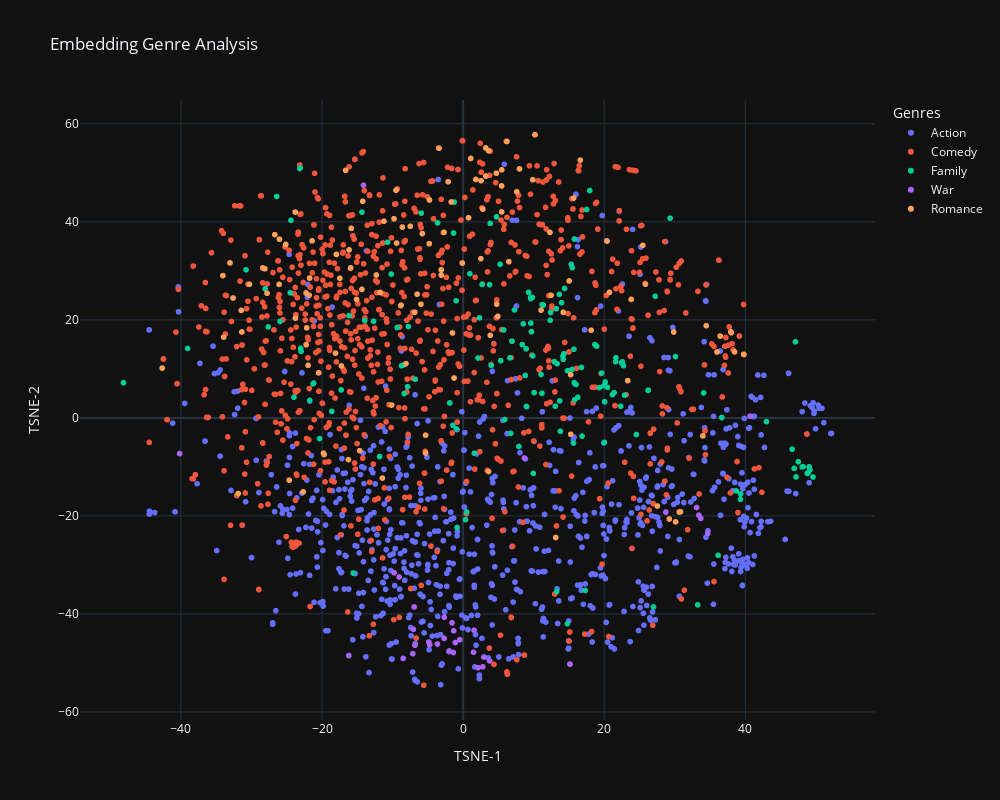

Source (notebook cell):
### Code cell
vectorizer = Vectorizer(filtered_df['plot'].reset_index(drop=True), "filtered_plots")
embedding = vectorizer.sentence_bert_embedding()

tsne = TSNE(n_components=2, perplexity=30, max_iter=1000, learning_rate='auto', init='pca', random_state=42)
embedding_2d = tsne.fit_transform(embedding)

label_encoder = LabelEncoder()
genre_labels = label_encoder.fit_transform(filtered_df['main_genre'])
genre_names = label_encoder.classes_

plot_df = pd.DataFrame({
    'TSNE-1': embedding_2d[:, 0],
    'TSNE-2': embedding_2d[:, 1],
    'Genre': filtered_df['main_genre'].values,
    'Title': filtered_df['title'].values
})

fig = px.scatter(
    plot_df,
    x='TSNE-1',
    y='TSNE-2',
    color='Genre',
    hover_name='Title',
    title="Embedding Genre Analysis",
    width=1000,
    height=800
)

fig.update_layout(legend_title_text='Genres')
fig.show()

### Figure 1 — Plotly figure (JSON) as saved in the notebook; plotly's stock layout.template omitted (floating-point values rounded to 4 significant figures; data arrays with more than 128 entries replaced by an {"elided": "..."} marker saying what was removed)
{"data": [{"hovertemplate": "<b>%{hovertext}</b><br><br>Genre=Action<br>TSNE-1=%{x}<br>TSNE-2=%{y}<extra></extra>", "hovertext": {"elided": "833 str values"}, "legendgroup": "Action", "marker": {"color": "#636efa", "symbol": "circle"}, "mode": "markers", "name": "Action", "showlegend": true, "x": {"elided": "833 float values"}, "xaxis": "x", "y": {"elided": "833 float values"}, "yaxis": "y", "type": "scattergl"}, {"hovertemplate": "<b>%{hovertext}</b><br><br>Genre=Comedy<br>TSNE-1=%{x}<br>TSNE-2=%{y}<extra></extra>", "hovertext": {"elided": "907 str values"}, "legendgroup": "Comedy", "marker": {"color": "#EF553B", "symbol": "circle"}, "mode": "markers", "name": "Comedy", "showlegend": true, "x": {"elided": "907 float values"}, "xaxis": "x", "y": {"elided": "907 float values"}, "yaxis": "y", "type": "scattergl"}, {"hovertemplate": "<b>%{hovertext}</b><br><br>Genre=Family<br>TSNE-1=%{x}<br>TSNE-2=%{y}<extra></extra>", "hovertext": {"elided": "163 str values"}, "legendgroup": "Family", "marker": {"color": "#00cc96", "symbol": "circle"}, "mode": "markers", "name": "Family", "showlegend": true, "x": {"elided": "163 float values"}, "xaxis": "x", "y": {"elided": "163 float values"}, "yaxis": "y", "type": "scattergl"}, {"hovertemplate": "<b>%{hovertext}</b><br><br>Genre=War<br>TSNE-1=%{x}<br>TSNE-2=%{y}<extra></extra>", "hovertext": ["the battle at lake changjin: water gate bridge", "fury", "american sniper", "tears of the sun", "13 hours: the secret soldiers of benghazi", "the boy in the striped pyjamas", "12 strong", "pearl harbor", "1917", "u-571", "dunkirk", "lone survivor", "jarhead: law of return", "the eight hundred", "war horse", "the guns of navarone", "sand castle", "windtalkers", "the longest day", "alexander", "green zone", "where hands touch", "the siege of jadotville", "flags of our fathers", "the monuments men", "the final countdown", "the admiral: roaring currents", "taps", "fat man and little boy", "patton", "the beast of war", "von ryan's express", "warriors of the dawn", "attack force z", "tunnel warfare"], "legendgroup": "War", "marker": {"color": "#ab63fa", "symbol": "circle"}, "mode": "markers", "name": "War", "showlegend": true, "x": [33.09, -4.736, -8.506, -6.951, -9.077, 8.688, 2.119, -6.834, 2.938, -1.978, -1.106, -2.679, -7.141, 33.42, -40.19, -7.061, 3.744, -1.578, -2.698, 40.68, -9.79, -14.13, 1.473, -0.4749, -3.638, -1.39, 34.68, -16.21, 15.12, -4.867, 2.785, -1.339, 28.74, 1.554, 33.69], "xaxis": "x", "y": [-18.29, -46.27, -49.08, -38.58, -32.46, -8.188, -50.97, -46.39, -48.79, -47.55, -45.84, -40.67, -48.11, -19.85, -7.283, -43.14, -49.57, -41.83, -45.0, 0.3564, -31.61, 47.48, -47.82, -45.28, -46.14, -47.87, -23.54, -48.5, -50.23, -45.73, -50.8, -43.45, -19.22, -43.33, -20.51], "yaxis": "y", "type": "scattergl"}, {"hovertemplate": "<b>%{hovertext}</b><br><br>Genre=Romance<br>TSNE-1=%{x}<br>TSNE-2=%{y}<extra></extra>", "hovertext": ["the princess and the frog", "flipped", "beauty and the beast", "i don't like younger men 4", "call me by your name", "the age of adaline", "the notebook", "her", "the mask", "corpse bride", "friends with benefits", "fifty shades of black", "grease", "focus", "the kissing booth", "alice doesn't live here anymore", "practical magic", "the fault in our stars", "nothing serious", "career opportunities", "bram stoker's dracula", "talk sex", "she's out of my league", "my old lady", "the painted veil", "fool's gold", "soul plane", "white snake", "leap year", "pride and prejudice and zombies", "the next three days", "step up all in", "don jon", "there's something about mary", "the space between us", "groundhog day", "what's eating gilbert grape", "notting hill", "midnight sun", "wheels on meals", "the little rascals", "monster-in-law", "the mountain between us", "your eyes tell", "city of angels", "entrapment", "a werewolf boy", "carol", "shortbus", "the wedding singer", "nine 1/2 weeks", "cinderella man", "what to expect when you're expecting", "say anything...", "indecent proposal", "emma", "the house bunny", "god, sex and truth", "the duff", "cocktail", "safe haven", "gia", "gabriel's inferno", "my best friend's girl", "blue is the warmest color", "julie & julia", "kuch kuch hota hai", "becoming jane", "harry & meghan: a royal romance", "herbie rides again", "my fair lady", "a royal winter", "starstruck", "risky business", "never been kissed", "northanger abbey", "out of sight", "before midnight", "us and them", "not cinderella's type", "the thing about harry", "russian lolita", "mallrats", "once upon a time in high school", "the secret life of words", "head over heels", "dou kyu sei – classmates", "cool as ice", "jodhaa akbar", "as it is in heaven", "christmas next door", "hope floats", "beauty & the briefcase", "6 years", "the right kind of wrong", "my christmas dream", "the fortune cookie", "forever out of my league", "goodbye mr. loser", "kissed", "i love trouble", "paheli", "farewell song", "a stroke of luck", "i dreamed of africa", "mujhse shaadi karogi", "harry & meghan: becoming royal", "the perfect wave", "kiss me!", "josh", "stay the night", "a new year's resolution", "love, lies", "valentin", "r#j", "ginny weds sunny", "friend zone", "wedding of dreams", "love at look lodge", "dawn at socorro", "hridayam", "swoon", "a very vintage christmas", "never in my life!", "raw edge", "ice mother", "intimates"], "legendgroup": "Romance", "marker": {"color": "#FFA15A", "symbol": "circle"}, "mode": "markers", "name": "Romance", "showlegend": true, "x": [14.2, -26.09, 11.04, 27.52, -4.771, -5.793, -3.116, -14.35, -11.45, -0.1179, -28.1, 5.451, -8.805, -14.66, 2.792, -21.98, -9.432, -4.799, 0.7618, -20.48, 3.603, 1.079, -30.29, -10.14, 15.24, 15.25, -5.324, 20.74, -23.81, -26.7, -19.7, 29.85, -22.18, -32.62, -33.94, 3.84, -3.112, -11.77, -2.708, -19.8, -31.46, -21.77, -5.326, 34.46, -31.37, 2.544, 6.479, 4.76, -28.4, -23.77, 3.603, -16.26, -15.94, -12.3, -6.522, -25.15, -14.24, 16.6, -17.48, -22.26, -21.83, -9.52, 33.98, -27.8, -1.687, 10.18, 35.99, -26.04, -3.443, -31.88, 2.511, 12.47, -33.05, -17.25, -6.86, 6.206, -22.68, -8.1, 30.81, -8.615, -5.982, 25.46, -15.1, 15.67, 20.4, -22.27, 30.11, -18.09, 38.47, 5.467, -1.512, -16.17, 3.202, 3.219, -34.06, 4.919, -24.66, -9.798, 30.63, -17.97, -42.67, 36.44, 7.989, 23.82, 25.84, 39.76, -3.421, 18.14, -7.499, 13.12, -2.129, -16.65, 29.23, 12.31, 9.876, 38.01, 5.461, -15.87, -21.42, -1.29, 7.605, 1.806, 4.707, -11.22, 23.34, 15.02, 37.94], "xaxis": "x", "y": [21.53, 27.23, 21.99, -17.99, 44.46, 37.61, 30.22, 26.22, -12.29, 31.6, 30.43, 47.34, 23.0, -6.695, 42.6, 10.71, 35.67, 35.54, 40.84, 9.195, -10.94, 52.93, 27.26, 2.618, 8.818, -3.343, -3.522, 25.61, 42.0, 37.39, -7.462, 17.52, 18.38, 24.46, 16.48, 16.85, 29.14, 25.59, 37.85, -7.205, 21.94, 28.52, -7.158, 18.81, 17.53, 48.39, 31.87, 23.21, 30.59, 20.35, 54.52, -8.525, 30.62, 29.15, 25.25, 35.39, 44.2, 52.6, 28.49, 14.91, 25.04, 46.46, -3.669, 25.43, 44.06, 57.77, 13.45, 36.47, 55.05, -15.43, 32.49, 25.01, 31.61, 10.59, 21.56, 56.41, -15.1, 11.06, -19.18, 38.94, 23.19, 35.22, 24.17, 44.86, 36.08, 25.49, -21.22, 13.21, 13.47, 50.61, 17.33, 34.28, 55.09, 49.36, 29.03, 20.72, -12.71, 40.64, -19.21, 33.36, 10.16, 16.68, 50.81, 24.18, 27.27, 12.97, 55.04, 17.89, 39.09, -24.41, 48.18, 50.51, -20.64, 37.84, 48.59, 17.39, 42.02, 38.68, 36.12, 8.139, 46.13, 48.65, 49.93, 40.14, 7.603, 27.94, 17.57], "yaxis": "y", "type": "scattergl"}], "layout": {"xaxis": {"anchor": "y", "domain": [0.0, 1.0], "title": {"text": "TSNE-1"}}, "yaxis": {"anchor": "x", "domain": [0.0, 1.0], "title": {"text": "TSNE-2"}}, "legend": {"title": {"text": "Genres"}, "tracegroupgap": 0}, "title": {"text": "Embedding Genre Analysis"}, "height": 800, "width": 1000}}
